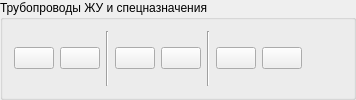
           <widget class="QgsCollapsibleGroupBox" name="mGroupBox_8">
            <property name="minimumSize">
             <size>
              <width>0</width>
              <height>0</height>
             </size>
            </property>
            <property name="title">
             <string>Трубопроводы ЖУ и спецназначения</string>
            </property>
            <property name="flat">
             <bool>true</bool>
            </property>
            <layout class="QHBoxLayout" name="horizontalLayout_15">
             <item>
              <layout class="QHBoxLayout" name="horizontalLayout_16">
               <item>
                <widget class="QPushButton" name="btnInsertLiquidHydrocarbonsNetworks">
                 <property name="toolTip">
                  <string>Вставка трубопровода ЖУ и спецназначения</string>
                 </property>
                 <property name="text">
                  <string/>
                 </property>
                 <property name="icon">
                  <iconset>
                   <normaloff>:/plugins/GisEC/Icons/add_network.png</normaloff>:/plugins/GisEC/Icons/add_network.png</iconset>
                 </property>
                 <property name="checkable">
                  <bool>true</bool>
                 </property>
                </widget>
               </item>
               <item>
                <widget class="QPushButton" name="btnEditLiquidHydrocarbonsNetworks">
                 <property name="toolTip">
                  <string>Редактирование трубопровода ЖУ и спецназначения</string>
                 </property>
                 <property name="text">
                  <string/>
                 </property>
                 <property name="icon">
                  <iconset>
                   <normaloff>:/plugins/GisEC/Icons/edit_network.png</normaloff>:/plugins/GisEC/Icons/edit_network.png</iconset>
                 </property>
                 <property name="checkable">
                  <bool>true</bool>
                 </property>
                </widget>
               </item>
               <item>
                <widget class="Line" name="line_12">
                 <property name="orientation">
                  <enum>Qt::Vertical</enum>
                 </property>
                </widget>
               </item>
               <item>
                <widget class="QPushButton" name="btnInsertLiquidHydrocarbonsObjects">
                 <property name="toolTip">
                  <string>Вставка объекта ЖУ и спецназначения (полигон)</string>
                 </property>
                 <property name="text">
                  <string/>
                 </property>
                 <property name="icon">
                  <iconset>
                   <normaloff>:/plugins/GisEC/Icons/add_object.png</normaloff>:/plugins/GisEC/Icons/add_object.png</iconset>
                 </property>
                 <property name="checkable">
                  <bool>true</bool>
                 </property>
                </widget>
               </item>
               <item>
                <widget class="QPushButton" name="btnEditLiquidHydrocarbonsObjects">
                 <property name="toolTip">
                  <string>Редактирование объекта ЖУ и спецназначения (полигон)</string>
                 </property>
                 <property name="text">
                  <string/>
                 </property>
                 <property name="icon">
                  <iconset>
                   <normaloff>:/plugins/GisEC/Icons/edit_object.png</normaloff>:/plugins/GisEC/Icons/edit_object.png</iconset>
                 </property>
                 <property name="checkable">
                  <bool>true</bool>
                 </property>
                </widget>
               </item>
               <item>
                <widget class="Line" name="line_15">
                 <property name="orientation">
                  <enum>Qt::Vertical</enum>
                 </property>
                </widget>
               </item>
               <item>
                <widget class="QPushButton" name="btnInsertLiquidHydrocarbonsPoints">
                 <property name="toolTip">
                  <string>Вставка объекта ЖУ и спецназначения (маркер)</string>
                 </property>
                 <property name="text">
                  <string/>
                 </property>
                 <property name="icon">
                  <iconset>
                   <normaloff>:/plugins/GisEC/Icons/add_point.png</normaloff>:/plugins/GisEC/Icons/add_point.png</iconset>
                 </property>
                 <property name="checkable">
                  <bool>true</bool>
                 </property>
                </widget>
               </item>
               <item>
                <widget class="QPushButton" name="btnEditLiquidHydrocarbonsPoints">
                 <property name="toolTip">
                  <string>Редактирование объекта ЖУ и спецназначения (маркер)</string>
                 </property>
                 <property name="text">
                  <string/>
                 </property>
                 <property name="icon">
                  <iconset>
                   <normaloff>:/plugins/GisEC/Icons/edit_point.png</normaloff>:/plugins/GisEC/Icons/edit_point.png</iconset>
                 </property>
                 <property name="checkable">
                  <bool>true</bool>
                 </property>
                </widget>
               </item>
               <item>
                <spacer name="horizontalSpacer_8">
                 <property name="orientation">
                  <enum>Qt::Horizontal</enum>
                 </property>
                 <property name="sizeHint" stdset="0">
                  <size>
                   <width>40</width>
                   <height>20</height>
                  </size>
                 </property>
                </spacer>
               </item>
              </layout>
             </item>
            </layout>
           </widget>
